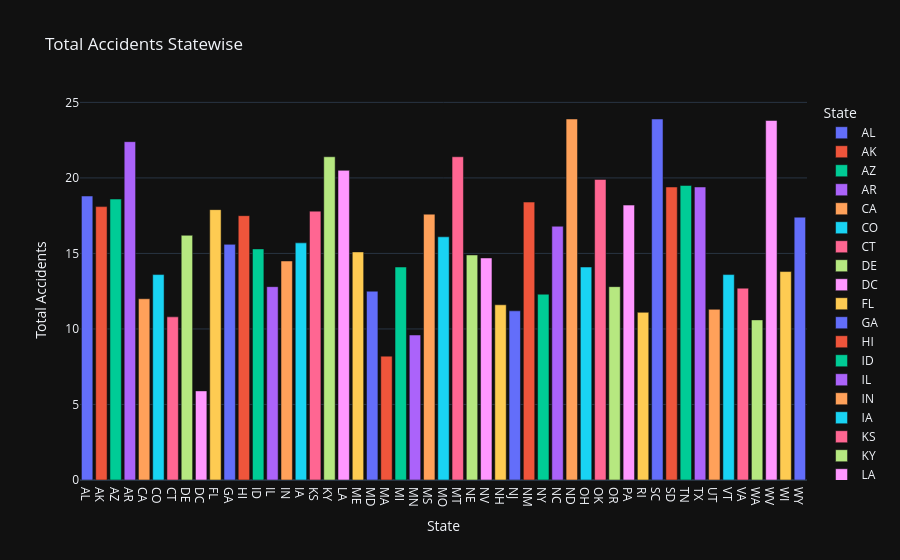

Notebook code for this chart:
### Markdown cell above
pip install nbformat

### Code cell
#total accidents statewise
fig = px.bar(df, x='abbrev', y= 'total',
            title = 'Total Accidents Statewise',
            labels = {'abbrev' : 'State','total' : 'Total Accidents'},
            template = 'plotly_dark',
            color = 'abbrev'
            )
fig.show()

### Figure 1 — Plotly figure (JSON) as saved in the notebook; plotly's stock layout.template omitted (floating-point values rounded to 4 significant figures)
{"data": [{"hovertemplate": "State=%{x}<br>Total Accidents=%{y}<extra></extra>", "legendgroup": "AL", "marker": {"color": "#636efa", "pattern": {"shape": ""}}, "name": "AL", "orientation": "v", "showlegend": true, "textposition": "auto", "type": "bar", "x": ["AL"], "xaxis": "x", "y": [18.8], "yaxis": "y"}, {"hovertemplate": "State=%{x}<br>Total Accidents=%{y}<extra></extra>", "legendgroup": "AK", "marker": {"color": "#EF553B", "pattern": {"shape": ""}}, "name": "AK", "orientation": "v", "showlegend": true, "textposition": "auto", "type": "bar", "x": ["AK"], "xaxis": "x", "y": [18.1], "yaxis": "y"}, {"hovertemplate": "State=%{x}<br>Total Accidents=%{y}<extra></extra>", "legendgroup": "AZ", "marker": {"color": "#00cc96", "pattern": {"shape": ""}}, "name": "AZ", "orientation": "v", "showlegend": true, "textposition": "auto", "type": "bar", "x": ["AZ"], "xaxis": "x", "y": [18.6], "yaxis": "y"}, {"hovertemplate": "State=%{x}<br>Total Accidents=%{y}<extra></extra>", "legendgroup": "AR", "marker": {"color": "#ab63fa", "pattern": {"shape": ""}}, "name": "AR", "orientation": "v", "showlegend": true, "textposition": "auto", "type": "bar", "x": ["AR"], "xaxis": "x", "y": [22.4], "yaxis": "y"}, {"hovertemplate": "State=%{x}<br>Total Accidents=%{y}<extra></extra>", "legendgroup": "CA", "marker": {"color": "#FFA15A", "pattern": {"shape": ""}}, "name": "CA", "orientation": "v", "showlegend": true, "textposition": "auto", "type": "bar", "x": ["CA"], "xaxis": "x", "y": [12.0], "yaxis": "y"}, {"hovertemplate": "State=%{x}<br>Total Accidents=%{y}<extra></extra>", "legendgroup": "CO", "marker": {"color": "#19d3f3", "pattern": {"shape": ""}}, "name": "CO", "orientation": "v", "showlegend": true, "textposition": "auto", "type": "bar", "x": ["CO"], "xaxis": "x", "y": [13.6], "yaxis": "y"}, {"hovertemplate": "State=%{x}<br>Total Accidents=%{y}<extra></extra>", "legendgroup": "CT", "marker": {"color": "#FF6692", "pattern": {"shape": ""}}, "name": "CT", "orientation": "v", "showlegend": true, "textposition": "auto", "type": "bar", "x": ["CT"], "xaxis": "x", "y": [10.8], "yaxis": "y"}, {"hovertemplate": "State=%{x}<br>Total Accidents=%{y}<extra></extra>", "legendgroup": "DE", "marker": {"color": "#B6E880", "pattern": {"shape": ""}}, "name": "DE", "orientation": "v", "showlegend": true, "textposition": "auto", "type": "bar", "x": ["DE"], "xaxis": "x", "y": [16.2], "yaxis": "y"}, {"hovertemplate": "State=%{x}<br>Total Accidents=%{y}<extra></extra>", "legendgroup": "DC", "marker": {"color": "#FF97FF", "pattern": {"shape": ""}}, "name": "DC", "orientation": "v", "showlegend": true, "textposition": "auto", "type": "bar", "x": ["DC"], "xaxis": "x", "y": [5.9], "yaxis": "y"}, {"hovertemplate": "State=%{x}<br>Total Accidents=%{y}<extra></extra>", "legendgroup": "FL", "marker": {"color": "#FECB52", "pattern": {"shape": ""}}, "name": "FL", "orientation": "v", "showlegend": true, "textposition": "auto", "type": "bar", "x": ["FL"], "xaxis": "x", "y": [17.9], "yaxis": "y"}, {"hovertemplate": "State=%{x}<br>Total Accidents=%{y}<extra></extra>", "legendgroup": "GA", "marker": {"color": "#636efa", "pattern": {"shape": ""}}, "name": "GA", "orientation": "v", "showlegend": true, "textposition": "auto", "type": "bar", "x": ["GA"], "xaxis": "x", "y": [15.6], "yaxis": "y"}, {"hovertemplate": "State=%{x}<br>Total Accidents=%{y}<extra></extra>", "legendgroup": "HI", "marker": {"color": "#EF553B", "pattern": {"shape": ""}}, "name": "HI", "orientation": "v", "showlegend": true, "textposition": "auto", "type": "bar", "x": ["HI"], "xaxis": "x", "y": [17.5], "yaxis": "y"}, {"hovertemplate": "State=%{x}<br>Total Accidents=%{y}<extra></extra>", "legendgroup": "ID", "marker": {"color": "#00cc96", "pattern": {"shape": ""}}, "name": "ID", "orientation": "v", "showlegend": true, "textposition": "auto", "type": "bar", "x": ["ID"], "xaxis": "x", "y": [15.3], "yaxis": "y"}, {"hovertemplate": "State=%{x}<br>Total Accidents=%{y}<extra></extra>", "legendgroup": "IL", "marker": {"color": "#ab63fa", "pattern": {"shape": ""}}, "name": "IL", "orientation": "v", "showlegend": true, "textposition": "auto", "type": "bar", "x": ["IL"], "xaxis": "x", "y": [12.8], "yaxis": "y"}, {"hovertemplate": "State=%{x}<br>Total Accidents=%{y}<extra></extra>", "legendgroup": "IN", "marker": {"color": "#FFA15A", "pattern": {"shape": ""}}, "name": "IN", "orientation": "v", "showlegend": true, "textposition": "auto", "type": "bar", "x": ["IN"], "xaxis": "x", "y": [14.5], "yaxis": "y"}, {"hovertemplate": "State=%{x}<br>Total Accidents=%{y}<extra></extra>", "legendgroup": "IA", "marker": {"color": "#19d3f3", "pattern": {"shape": ""}}, "name": "IA", "orientation": "v", "showlegend": true, "textposition": "auto", "type": "bar", "x": ["IA"], "xaxis": "x", "y": [15.7], "yaxis": "y"}, {"hovertemplate": "State=%{x}<br>Total Accidents=%{y}<extra></extra>", "legendgroup": "KS", "marker": {"color": "#FF6692", "pattern": {"shape": ""}}, "name": "KS", "orientation": "v", "showlegend": true, "textposition": "auto", "type": "bar", "x": ["KS"], "xaxis": "x", "y": [17.8], "yaxis": "y"}, {"hovertemplate": "State=%{x}<br>Total Accidents=%{y}<extra></extra>", "legendgroup": "KY", "marker": {"color": "#B6E880", "pattern": {"shape": ""}}, "name": "KY", "orientation": "v", "showlegend": true, "textposition": "auto", "type": "bar", "x": ["KY"], "xaxis": "x", "y": [21.4], "yaxis": "y"}, {"hovertemplate": "State=%{x}<br>Total Accidents=%{y}<extra></extra>", "legendgroup": "LA", "marker": {"color": "#FF97FF", "pattern": {"shape": ""}}, "name": "LA", "orientation": "v", "showlegend": true, "textposition": "auto", "type": "bar", "x": ["LA"], "xaxis": "x", "y": [20.5], "yaxis": "y"}, {"hovertemplate": "State=%{x}<br>Total Accidents=%{y}<extra></extra>", "legendgroup": "ME", "marker": {"color": "#FECB52", "pattern": {"shape": ""}}, "name": "ME", "orientation": "v", "showlegend": true, "textposition": "auto", "type": "bar", "x": ["ME"], "xaxis": "x", "y": [15.1], "yaxis": "y"}, {"hovertemplate": "State=%{x}<br>Total Accidents=%{y}<extra></extra>", "legendgroup": "MD", "marker": {"color": "#636efa", "pattern": {"shape": ""}}, "name": "MD", "orientation": "v", "showlegend": true, "textposition": "auto", "type": "bar", "x": ["MD"], "xaxis": "x", "y": [12.5], "yaxis": "y"}, {"hovertemplate": "State=%{x}<br>Total Accidents=%{y}<extra></extra>", "legendgroup": "MA", "marker": {"color": "#EF553B", "pattern": {"shape": ""}}, "name": "MA", "orientation": "v", "showlegend": true, "textposition": "auto", "type": "bar", "x": ["MA"], "xaxis": "x", "y": [8.2], "yaxis": "y"}, {"hovertemplate": "State=%{x}<br>Total Accidents=%{y}<extra></extra>", "legendgroup": "MI", "marker": {"color": "#00cc96", "pattern": {"shape": ""}}, "name": "MI", "orientation": "v", "showlegend": true, "textposition": "auto", "type": "bar", "x": ["MI"], "xaxis": "x", "y": [14.1], "yaxis": "y"}, {"hovertemplate": "State=%{x}<br>Total Accidents=%{y}<extra></extra>", "legendgroup": "MN", "marker": {"color": "#ab63fa", "pattern": {"shape": ""}}, "name": "MN", "orientation": "v", "showlegend": true, "textposition": "auto", "type": "bar", "x": ["MN"], "xaxis": "x", "y": [9.6], "yaxis": "y"}, {"hovertemplate": "State=%{x}<br>Total Accidents=%{y}<extra></extra>", "legendgroup": "MS", "marker": {"color": "#FFA15A", "pattern": {"shape": ""}}, "name": "MS", "orientation": "v", "showlegend": true, "textposition": "auto", "type": "bar", "x": ["MS"], "xaxis": "x", "y": [17.6], "yaxis": "y"}, {"hovertemplate": "State=%{x}<br>Total Accidents=%{y}<extra></extra>", "legendgroup": "MO", "marker": {"color": "#19d3f3", "pattern": {"shape": ""}}, "name": "MO", "orientation": "v", "showlegend": true, "textposition": "auto", "type": "bar", "x": ["MO"], "xaxis": "x", "y": [16.1], "yaxis": "y"}, {"hovertemplate": "State=%{x}<br>Total Accidents=%{y}<extra></extra>", "legendgroup": "MT", "marker": {"color": "#FF6692", "pattern": {"shape": ""}}, "name": "MT", "orientation": "v", "showlegend": true, "textposition": "auto", "type": "bar", "x": ["MT"], "xaxis": "x", "y": [21.4], "yaxis": "y"}, {"hovertemplate": "State=%{x}<br>Total Accidents=%{y}<extra></extra>", "legendgroup": "NE", "marker": {"color": "#B6E880", "pattern": {"shape": ""}}, "name": "NE", "orientation": "v", "showlegend": true, "textposition": "auto", "type": "bar", "x": ["NE"], "xaxis": "x", "y": [14.9], "yaxis": "y"}, {"hovertemplate": "State=%{x}<br>Total Accidents=%{y}<extra></extra>", "legendgroup": "NV", "marker": {"color": "#FF97FF", "pattern": {"shape": ""}}, "name": "NV", "orientation": "v", "showlegend": true, "textposition": "auto", "type": "bar", "x": ["NV"], "xaxis": "x", "y": [14.7], "yaxis": "y"}, {"hovertemplate": "State=%{x}<br>Total Accidents=%{y}<extra></extra>", "legendgroup": "NH", "marker": {"color": "#FECB52", "pattern": {"shape": ""}}, "name": "NH", "orientation": "v", "showlegend": true, "textposition": "auto", "type": "bar", "x": ["NH"], "xaxis": "x", "y": [11.6], "yaxis": "y"}, {"hovertemplate": "State=%{x}<br>Total Accidents=%{y}<extra></extra>", "legendgroup": "NJ", "marker": {"color": "#636efa", "pattern": {"shape": ""}}, "name": "NJ", "orientation": "v", "showlegend": true, "textposition": "auto", "type": "bar", "x": ["NJ"], "xaxis": "x", "y": [11.2], "yaxis": "y"}, {"hovertemplate": "State=%{x}<br>Total Accidents=%{y}<extra></extra>", "legendgroup": "NM", "marker": {"color": "#EF553B", "pattern": {"shape": ""}}, "name": "NM", "orientation": "v", "showlegend": true, "textposition": "auto", "type": "bar", "x": ["NM"], "xaxis": "x", "y": [18.4], "yaxis": "y"}, {"hovertemplate": "State=%{x}<br>Total Accidents=%{y}<extra></extra>", "legendgroup": "NY", "marker": {"color": "#00cc96", "pattern": {"shape": ""}}, "name": "NY", "orientation": "v", "showlegend": true, "textposition": "auto", "type": "bar", "x": ["NY"], "xaxis": "x", "y": [12.3], "yaxis": "y"}, {"hovertemplate": "State=%{x}<br>Total Accidents=%{y}<extra></extra>", "legendgroup": "NC", "marker": {"color": "#ab63fa", "pattern": {"shape": ""}}, "name": "NC", "orientation": "v", "showlegend": true, "textposition": "auto", "type": "bar", "x": ["NC"], "xaxis": "x", "y": [16.8], "yaxis": "y"}, {"hovertemplate": "State=%{x}<br>Total Accidents=%{y}<extra></extra>", "legendgroup": "ND", "marker": {"color": "#FFA15A", "pattern": {"shape": ""}}, "name": "ND", "orientation": "v", "showlegend": true, "textposition": "auto", "type": "bar", "x": ["ND"], "xaxis": "x", "y": [23.9], "yaxis": "y"}, {"hovertemplate": "State=%{x}<br>Total Accidents=%{y}<extra></extra>", "legendgroup": "OH", "marker": {"color": "#19d3f3", "pattern": {"shape": ""}}, "name": "OH", "orientation": "v", "showlegend": true, "textposition": "auto", "type": "bar", "x": ["OH"], "xaxis": "x", "y": [14.1], "yaxis": "y"}, {"hovertemplate": "State=%{x}<br>Total Accidents=%{y}<extra></extra>", "legendgroup": "OK", "marker": {"color": "#FF6692", "pattern": {"shape": ""}}, "name": "OK", "orientation": "v", "showlegend": true, "textposition": "auto", "type": "bar", "x": ["OK"], "xaxis": "x", "y": [19.9], "yaxis": "y"}, {"hovertemplate": "State=%{x}<br>Total Accidents=%{y}<extra></extra>", "legendgroup": "OR", "marker": {"color": "#B6E880", "pattern": {"shape": ""}}, "name": "OR", "orientation": "v", "showlegend": true, "textposition": "auto", "type": "bar", "x": ["OR"], "xaxis": "x", "y": [12.8], "yaxis": "y"}, {"hovertemplate": "State=%{x}<br>Total Accidents=%{y}<extra></extra>", "legendgroup": "PA", "marker": {"color": "#FF97FF", "pattern": {"shape": ""}}, "name": "PA", "orientation": "v", "showlegend": true, "textposition": "auto", "type": "bar", "x": ["PA"], "xaxis": "x", "y": [18.2], "yaxis": "y"}, {"hovertemplate": "State=%{x}<br>Total Accidents=%{y}<extra></extra>", "legendgroup": "RI", "marker": {"color": "#FECB52", "pattern": {"shape": ""}}, "name": "RI", "orientation": "v", "showlegend": true, "textposition": "auto", "type": "bar", "x": ["RI"], "xaxis": "x", "y": [11.1], "yaxis": "y"}, {"hovertemplate": "State=%{x}<br>Total Accidents=%{y}<extra></extra>", "legendgroup": "SC", "marker": {"color": "#636efa", "pattern": {"shape": ""}}, "name": "SC", "orientation": "v", "showlegend": true, "textposition": "auto", "type": "bar", "x": ["SC"], "xaxis": "x", "y": [23.9], "yaxis": "y"}, {"hovertemplate": "State=%{x}<br>Total Accidents=%{y}<extra></extra>", "legendgroup": "SD", "marker": {"color": "#EF553B", "pattern": {"shape": ""}}, "name": "SD", "orientation": "v", "showlegend": true, "textposition": "auto", "type": "bar", "x": ["SD"], "xaxis": "x", "y": [19.4], "yaxis": "y"}, {"hovertemplate": "State=%{x}<br>Total Accidents=%{y}<extra></extra>", "legendgroup": "TN", "marker": {"color": "#00cc96", "pattern": {"shape": ""}}, "name": "TN", "orientation": "v", "showlegend": true, "textposition": "auto", "type": "bar", "x": ["TN"], "xaxis": "x", "y": [19.5], "yaxis": "y"}, {"hovertemplate": "State=%{x}<br>Total Accidents=%{y}<extra></extra>", "legendgroup": "TX", "marker": {"color": "#ab63fa", "pattern": {"shape": ""}}, "name": "TX", "orientation": "v", "showlegend": true, "textposition": "auto", "type": "bar", "x": ["TX"], "xaxis": "x", "y": [19.4], "yaxis": "y"}, {"hovertemplate": "State=%{x}<br>Total Accidents=%{y}<extra></extra>", "legendgroup": "UT", "marker": {"color": "#FFA15A", "pattern": {"shape": ""}}, "name": "UT", "orientation": "v", "showlegend": true, "textposition": "auto", "type": "bar", "x": ["UT"], "xaxis": "x", "y": [11.3], "yaxis": "y"}, {"hovertemplate": "State=%{x}<br>Total Accidents=%{y}<extra></extra>", "legendgroup": "VT", "marker": {"color": "#19d3f3", "pattern": {"shape": ""}}, "name": "VT", "orientation": "v", "showlegend": true, "textposition": "auto", "type": "bar", "x": ["VT"], "xaxis": "x", "y": [13.6], "yaxis": "y"}, {"hovertemplate": "State=%{x}<br>Total Accidents=%{y}<extra></extra>", "legendgroup": "VA", "marker": {"color": "#FF6692", "pattern": {"shape": ""}}, "name": "VA", "orientation": "v", "showlegend": true, "textposition": "auto", "type": "bar", "x": ["VA"], "xaxis": "x", "y": [12.7], "yaxis": "y"}, {"hovertemplate": "State=%{x}<br>Total Accidents=%{y}<extra></extra>", "legendgroup": "WA", "marker": {"color": "#B6E880", "pattern": {"shape": ""}}, "name": "WA", "orientation": "v", "showlegend": true, "textposition": "auto", "type": "bar", "x": ["WA"], "xaxis": "x", "y": [10.6], "yaxis": "y"}, {"hovertemplate": "State=%{x}<br>Total Accidents=%{y}<extra></extra>", "legendgroup": "WV", "marker": {"color": "#FF97FF", "pattern": {"shape": ""}}, "name": "WV", "orientation": "v", "showlegend": true, "textposition": "auto", "type": "bar", "x": ["WV"], "xaxis": "x", "y": [23.8], "yaxis": "y"}, {"hovertemplate": "State=%{x}<br>Total Accidents=%{y}<extra></extra>", "legendgroup": "WI", "marker": {"color": "#FECB52", "pattern": {"shape": ""}}, "name": "WI", "orientation": "v", "showlegend": true, "textposition": "auto", "type": "bar", "x": ["WI"], "xaxis": "x", "y": [13.8], "yaxis": "y"}, {"hovertemplate": "State=%{x}<br>Total Accidents=%{y}<extra></extra>", "legendgroup": "WY", "marker": {"color": "#636efa", "pattern": {"shape": ""}}, "name": "WY", "orientation": "v", "showlegend": true, "textposition": "auto", "type": "bar", "x": ["WY"], "xaxis": "x", "y": [17.4], "yaxis": "y"}], "layout": {"barmode": "relative", "legend": {"title": {"text": "State"}, "tracegroupgap": 0}, "title": {"text": "Total Accidents Statewise"}, "xaxis": {"anchor": "y", "categoryarray": ["AL", "AK", "AZ", "AR", "CA", "CO", "CT", "DE", "DC", "FL", "GA", "HI", "ID", "IL", "IN", "IA", "KS", "KY", "LA", "ME", "MD", "MA", "MI", "MN", "MS", "MO", "MT", "NE", "NV", "NH", "NJ", "NM", "NY", "NC", "ND", "OH", "OK", "OR", "PA", "RI", "SC", "SD", "TN", "TX", "UT", "VT", "VA", "WA", "WV", "WI", "WY"], "categoryorder": "array", "domain": [0, 1], "title": {"text": "State"}}, "yaxis": {"anchor": "x", "domain": [0, 1], "title": {"text": "Total Accidents"}}}}
